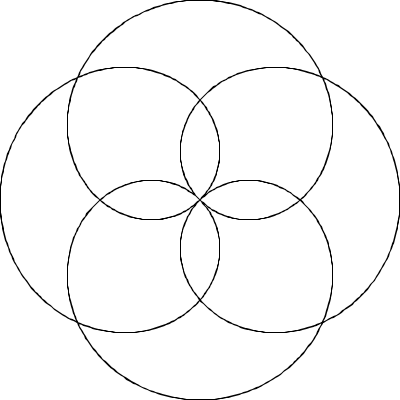
Frame 1 (no input)
Frame 60 (the mouse pressed at the canvas centre just before this capture): identical to frame 1, image omitted
Frame 120 (the mouse held since frame 60 and released just before this capture): identical to frame 1, image omitted

The Processing sketch that drew this single still picture (run headless with seeded random() and noise(); from frame 60 on, the mouse is pressed at the canvas centre):

// Processing sketch: Rose_curve
// ── Rose_curve.pde
float n = 6;
float d = 9;

void setup() {
  size(400, 400);
}

void draw() {
  float k = n / d;
  background(255);
  translate(width / 2, height / 2);
  beginShape();
  stroke(0);
  for (float a = 0; a < TWO_PI * d; a += 0.02) {
    float r = 200 * cos(k * a);
    float x = r * cos(a);
    float y = r * sin(a);
    vertex(x, y);
  }
  endShape(CLOSE);
}

void keyPressed() {
  if (key == 's') saveImage();
  if (key == 'e') exit();
}

void saveImage() {
  String timestamp = year() + nf(month(), 2) + nf(day(), 2) + "-"  + nf(hour(), 2) + nf(minute(), 2) + nf(second(), 2);
  save(timestamp + ".png");
}

void exit() {
  println("Exiting");
  super.exit();
}
